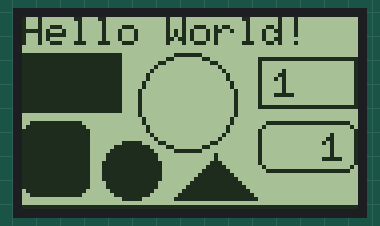
Simulated run of this sketch. Board: Arduino Uno, built with avr-gcc and run on an emulated ATmega328P. On the bench: 84×48 one-colour display.

Above: at 1.2 s.
At 5.8 s:
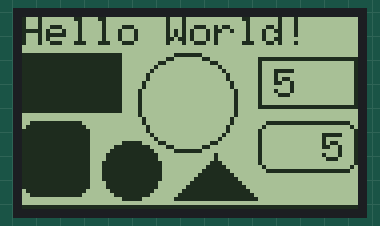
At 10.4 s:
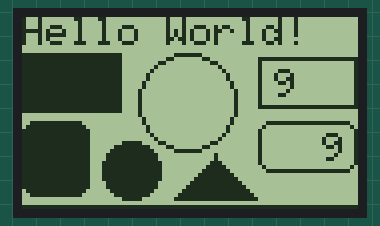
At 19.8 s:
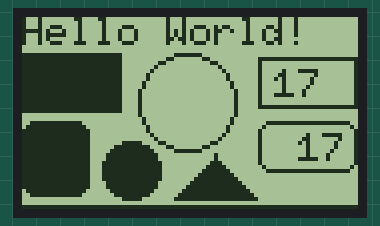
At 29.1 s:
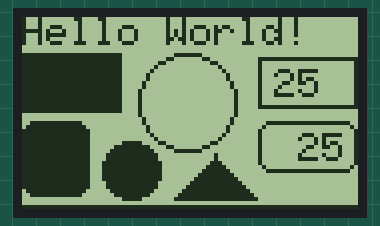
At 38.4 s:
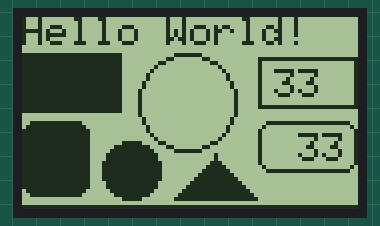

Measured:
- what the display in image 0 shows lasts 1.1 s, from 1.2 s to 2.3 s

The sketch:

Display_LCD_Nokia_5110_U8GLIB.ino
```cpp
/*
This is an example on how to use the display known as Nokia 5110 SPI with PCD8544 driver using the U8GLIB library.

Nokia 5110 SPI display pins for Arduino Uno/Nano:
 * RST =    8
 * CE =     10
 * DC =     9
 * DIN =    11
 * CLK =    13
 * VCC =    5V
 * LIGHT =  GROUND
 * GND =    GROUND

Hardware SPI Pins:
 * Arduino Uno   CLK=13, DIN=11
 * Arduino Nano  CLK=13, DIN=11
 * Arduino Due   CLK=76, DIN=75
 * Arduino Mega  CLK=52, DIN=51

There are some modules that label the backlight as "BL".
If that's the case, BL goes to 5V.

SPI pin names can be confusing. These are the alternative names for the SPI pins:
MOSI = DIN = R/W = SDO = DI = SI = MTSR = SDA = D1
CS = CE = RS = SS
DC = A0 = SDI = DO = DOUT = SO = MRST
RESET = RST
SCLK = CLK = E = SCK = SCL = D0


We use this library: https://github.com/olikraus/U8glib_Arduino

User Reference Manual: https://github.com/olikraus/u8glib/wiki/userreference
List of fonts: https://github.com/olikraus/u8glib/wiki/fontsize


This sketch was featured on my video tutorial for this display: https://www.youtube.com/watch?v=1ZvY_lb6BoU

Sketch made by: InterlinkKnight
Last modification: 11/22/2017
*/

#include "U8glib.h"  // Include U8glib library


// Create display and set pins:
U8GLIB_PCD8544 u8g(13, 11, 10, 9, 8);	 // (CLK=13, DIN=11, CE=10, DC=9, RST=8)

int Variable1;  // Create a variable to have something dynamic to show on the display


void setup(void)  // Start of setup
{

  // Select a font:
  // This is the list of fonts that support right text alignment:
  //u8g.setFont(u8g_font_profont12);
  //u8g.setFont(u8g_font_profont15);
  //u8g.setFont(u8g_font_profont17);
  //u8g.setFont(u8g_font_profont22);
  //u8g.setFont(u8g_font_profont29);
  //u8g.setFont(u8g_font_unifont);
  //u8g.setFont(u8g_font_4x6);
  //u8g.setFont(u8g_font_5x7);
  //u8g.setFont(u8g_font_5x8);
  u8g.setFont(u8g_font_6x10);
  //u8g.setFont(u8g_font_6x12);
  //u8g.setFont(u8g_font_6x13);
  //u8g.setFont(u8g_font_6x13B);
  //u8g.setFont(u8g_font_6x13O);
  //u8g.setFont(u8g_font_7x13);
  //u8g.setFont(u8g_font_7x13B);
  //u8g.setFont(u8g_font_7x13O);
  //u8g.setFont(u8g_font_7x14);
  //u8g.setFont(u8g_font_7x14B);
  //u8g.setFont(u8g_font_8x13);
  //u8g.setFont(u8g_font_8x13B);
  //u8g.setFont(u8g_font_9x15);
  //u8g.setFont(u8g_font_9x15B);
  //u8g.setFont(u8g_font_9x18);
  //u8g.setFont(u8g_font_9x18B);
  //u8g.setFont(u8g_font_10x20);


  // Change display orientation:
  //u8g.setRot90();
  //u8g.setRot180();
  //u8g.setRot270();

}  // End of setup


void loop(void)  // Start of loop
{

  Variable1++;  // Increase variable by 1
  delay(1000);
  if(Variable1 > 150)  // If Variable1 is greater than 150
  {
    Variable1 = 0;  // Set Variable1 to 0
  }


  // Convert Variable1 into a string, so we can change the text alignment to the right:
  // It can be also used to add or remove decimal numbers.
  char string[10];  // Create a character array of 10 characters
  // Convert float to a string:
  dtostrf(Variable1, 3, 0, string);  // (<variable>,<amount of digits we are going to use>,<amount of decimal digits>,<string name>)


  u8g.firstPage(); // Beginning of the picture loop
  do  // Include all you want to show on the display:
  {

    u8g.drawStr(0, 7, "Hello World!");  // (x,y,"Text")
    u8g.drawBox(0, 9 ,25 , 15);  // Draw a filled square (x,y,width,height)
    u8g.drawRBox(0, 26, 17, 19, 3);  // Draw a filled rounded square (x,y,width,height,radius)
    u8g.drawCircle(41, 21, 12, U8G_DRAW_ALL);  // Draw a circle (x,y,radius,option)
    u8g.drawDisc(27, 38, 7, U8G_DRAW_ALL);  // Draw a filled circle (x,y,radius,option)
    u8g.drawTriangle(38,45,    48,34,    58,45);  // Draw a filled triangle (x0,y0,    x1,y1,    x2,y2)
    u8g.drawLine(0, 47, 83, 47);  // Draw a line (x0,y0,x1,y1)

    u8g.drawFrame(59, 10, 25, 13);  // Draw a square (x,y,width,height)
    // Variable with left text alignment:
    u8g.setPrintPos(63, 20);  // (x,y)
    u8g.print(Variable1);  // Value to print

    u8g.drawRFrame(59, 26, 25, 13, 3);  // Draw a rounded square (x,y,width,height,radius)
    // Variable with right text alignment:
    u8g.setPrintPos(63, 36);  // (x,y)
    u8g.print(string);  // Value to print


  } while(u8g.nextPage());  // End of the picture loop


}  // End of loop
```
